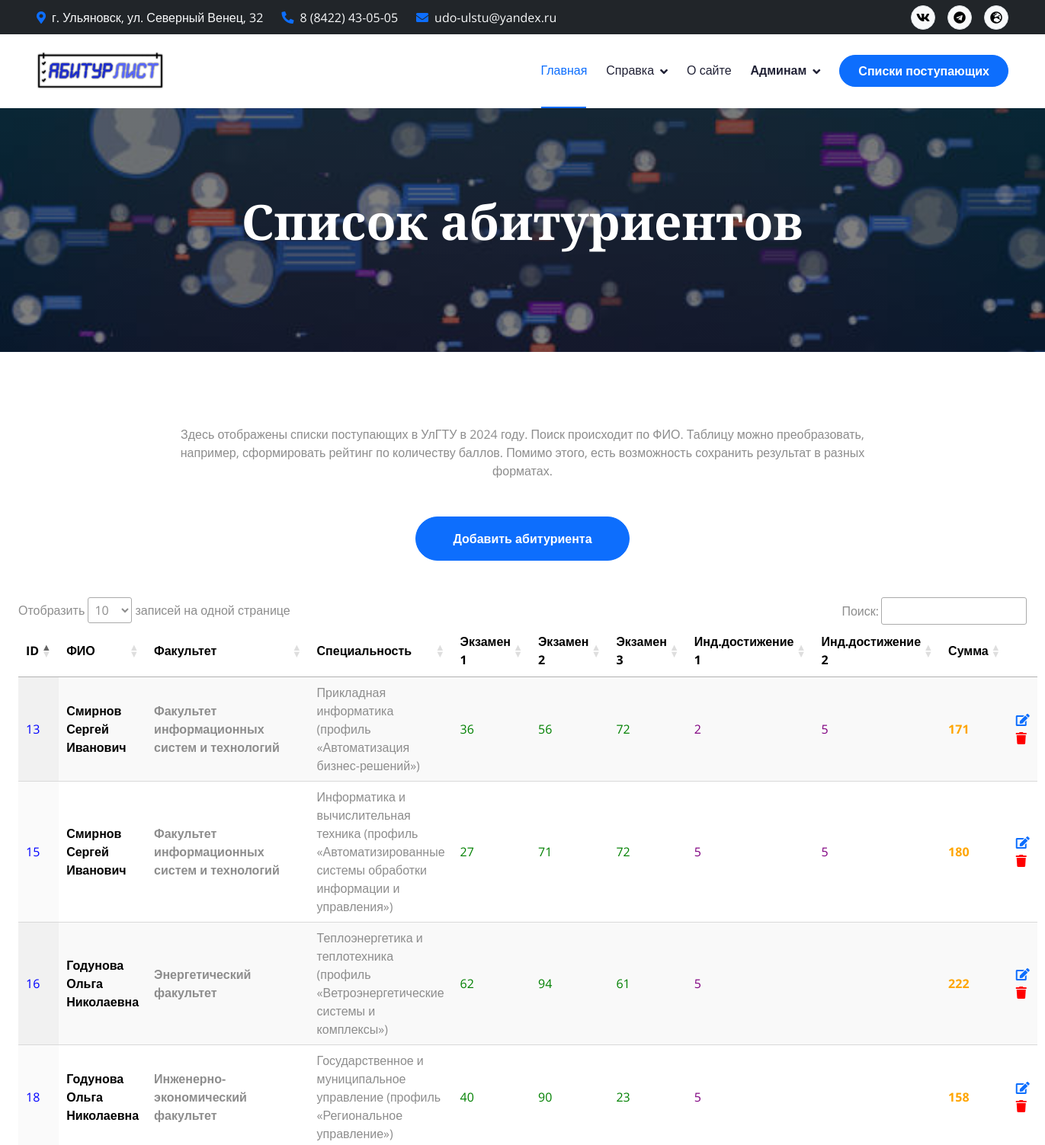
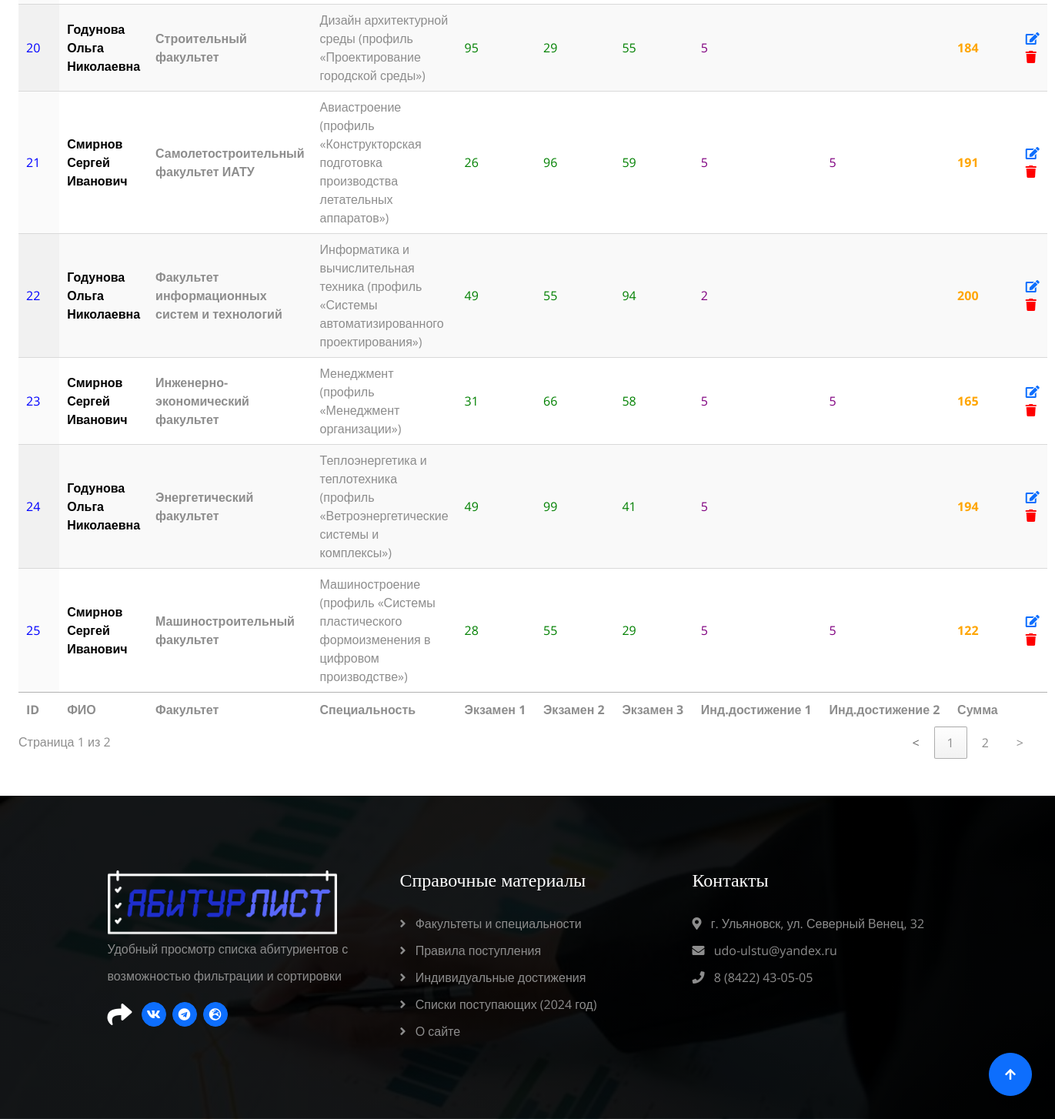
/applicants (signed in), run on the app's committed database (2 pictures, top to bottom).
### web_app/models.py (models this page shows)
class Applicant(db.Model):
    __tablename__ = 'applicants'
    id = db.Column(db.Integer, primary_key=True)
    fullname = db.Column(db.String(500), nullable=False)
    ege1 = db.Column(db.Integer, nullable=False)
    ege2 = db.Column(db.Integer, nullable=False)
    ege3 = db.Column(db.Integer, nullable=False)
    specialty_id = db.Column(db.Integer, db.ForeignKey('specialties.id'), nullable=False)
    individualachievements1_id = db.mapped_column(db.Integer, db.ForeignKey('individualachievementss.id'), nullable=True)
    individualachievements2_id = db.mapped_column(db.Integer, db.ForeignKey('individualachievementss.id'), nullable=True)
    specialty = db.relationship('Specialty')
    individualachievements1 = db.relationship('IndividualAchievements', foreign_keys=[individualachievements1_id])
    individualachievements2 = db.relationship('IndividualAchievements', foreign_keys=[individualachievements2_id])

class Faculty(db.Model):
    __tablename__ = 'faculties'
    id = db.Column(db.Integer, primary_key=True)
    name = db.Column(db.String(500), nullable=False, unique=True)
    site_link = db.Column(db.String(500), nullable=True, unique=True)
    specialties = db.relationship('Specialty', back_populates='faculty')

class Specialty(db.Model):
    __tablename__ = 'specialties'
    id = db.Column(db.Integer, primary_key=True)
    name = db.Column(db.String(500), nullable=False)
    profile = db.Column(db.String(500))
    number = db.Column(db.String(15), nullable=False)
    faculty_id = db.Column(db.Integer, db.ForeignKey('faculties.id'), nullable=False)
    faculty = db.relationship('Faculty', back_populates='specialties')

class IndividualAchievements(db.Model):
    __tablename__ = 'individualachievementss'
    id = db.Column(db.Integer, primary_key=True)
    name = db.Column(db.String(500), nullable=False)
    score = db.Column(db.Integer, nullable=False)

### web_app/views.py (the view)
@app.route('/applicants', methods=['GET', 'POST'])
def applicants():
    applicants = Applicant.query.all()
    return render_template('applicants.html', applicants=applicants)

### web_app/models.py (called while the page is built)
@manager.user_loader
def load_user(user_id):
    return User.query.get(user_id)

### web_app/views.py (called while the page is built)
@app.after_request
def redirect_to_signin(response):
    if response.status_code == 401:
        return redirect(url_for('login'))
    return response

### web_app/templates/applicants.html (shortened to what this page needs)
{% extends 'base.html' %}
{% block content %}
        <div class="container-fluid bg-breadcrumb">
            <div class="container text-center py-5" style="max-width: 900px;">
                <h1 class="text-white display-3 mb-4 wow fadeInDown" data-wow-delay="0.1s">Список абитуриентов</h1>
            </div>
        </div>
        <div class="container-fluid blog py-5">
            <div class="container py-5">
                <div class="section-title mb-5 wow fadeInUp" data-wow-delay="0.1s" style="visibility: visible; animation-delay: 0.1s; animation-name: fadeInUp;">
                    <p class="mb-0">Здесь отображены списки поступающих в УлГТУ в 2024 году. Поиск происходит по ФИО.
                        Таблицу можно преобразовать,  например, сформировать рейтинг по количеству баллов.
                        Помимо этого, есть возможность сохранить результат в разных форматах.
                    </p>
                </div>
                {% if current_user.is_authenticated %}
                    <div class="col-12 text-center wow fadeInUp" data-wow-delay="0.2s">
                        <a class="btn btn-primary rounded-pill text-white py-3 px-5" href="{{ url_for('applicant_add') }}">Добавить абитуриента</a>
                    </div>
                {% endif %}
            </div>
            <table class="display" id="table_results" width="100%">
                <thead style="color:black">
                    <th>ID</th>
                    <th>ФИО</th>
                    <th>Факультет</th>
                    <th>Специальность</th>
                    <th align="center">Экзамен 1</th>
                    <th align="center">Экзамен 2</th>
                    <th align="center">Экзамен 3</th>
                    <th>Инд.достижение 1</th>
                    <th>Инд.достижение 2</th>
                    <th>Сумма</th>
                    <th class="no-sort"></th>
                </thead>
                <tbody>
                    {% for a in applicants %}
                      <tr>
                          <td style="color:blue">{{ a.id }}</td>
                          <td style="color:black"><b>{{ a.fullname }}</b></td>
                          <td><b>{{ a.specialty.faculty.name }}</b></td>
                          <td>{{ a.specialty.name }} (профиль «{{ a.specialty.profile }}»)</td>
                          <td style="color:green">{{ a.ege1 }}</td>
                          <td style="color:green">{{ a.ege2 }}</td>
                          <td style="color:green">{{ a.ege3 }}</td>
                          <td style="color:purple">{{ a.individualachievements1.score }}</td>
                          <td style="color:purple">{{ a.individualachievements2.score }}</td>
                          {% if a.individualachievements1 and not a.individualachievements2 %}
                            <td style="color:orange"><b>{{ a.ege1 + a.ege2 + a.ege3 + a.individualachievements1.score|int }}</b></td>
                          {% elif a.individualachievements2 and not a.individualachievements1 %}
                            <td style="color:orange"><b>{{ a.ege1 + a.ege2 + a.ege3 + a.individualachievements2.score|int }}</b></td>
                          {% elif a.individualachievements1 and a.individualachievements2 %}
                            <td style="color:orange"><b>{{ a.ege1 + a.ege2 + a.ege3 + a.individualachievements1.score + a.individualachievements2.score }}</b></td>
                          {% else %}
                            <td style="color:orange"><b>{{ a.ege1 + a.ege2 + a.ege3 }}</b></td>
                          {% endif %}
                          <td>
                              {% if current_user.is_authenticated %}
                                  <a href="{{ url_for('applicant_edit', a_id=a.id) }}" id="{{ a.id }}" class="edit"><i class="fas fa-edit"></i></a>
                                  <a href="{{ url_for('applicant_delete', a_id=a.id) }}"><i class="fa fa-trash" aria-hidden="true" style="color: #ff0000;"></i></a>
                              {% endif %}
                          </td>
                      </tr>
                    {% endfor %}
                </tbody>
                <tfoot>
                    <th>ID</th>
                    <th>ФИО</th>
                    <th>Факультет</th>
                    <th>Специальность</th>
                    <th>Экзамен 1</th>
                    <th>Экзамен 2</th>
                    <th>Экзамен 3</th>
                    <th>Инд.достижение 1</th>
                    <th>Инд.достижение 2</th>
                    <th>Сумма</th>
                    <th class="no-sort"></th>
                </tfoot>
            </table>
        </div>
{% endblock %}

### web_app/static/css/style.css (style rules this page uses)
.btn { font-weight: 600; transition: .5s; }
.btn.btn-primary { box-shadow: inset 0 0 0 0 var(--bs-blue); }
.section-title { max-width: 900px; text-align: center; margin: 0 auto; }
.bg-breadcrumb { background: linear-gradient(rgba(0, 0, 0, 0.5), rgba(0, 0, 0, 0.5)), url(../img/page_users.jpg); background-position: center center; background-repeat: no-repeat; background-size: cover; padding: 160px 0 60px 0; }

### data on the page
Applicant: id "13", fullname "Смирнов Сергей Иванович", specialty.faculty.name "Факультет информационных систем и технологий", specialty.name "Прикладная информатика", specialty.profile "Автоматизация бизнес-решений", ege1 "36", ege2 "56", ege3 "72", individualachievements1.score "2", individualachievements2.score "5", ege1+ege2+ege3 "171"
Applicant: id "15", fullname "Смирнов Сергей Иванович", specialty.faculty.name "Факультет информационных систем и технологий", specialty.name "Информатика и вычислительная техника", specialty.profile "Автоматизированные системы обработки информации и управления", ege1 "27", ege2 "71", ege3 "72", individualachievements1.score "5", individualachievements2.score "5", ege1+ege2+ege3 "180"
Applicant: id "16", fullname "Годунова Ольга Николаевна", specialty.faculty.name "Энергетический факультет", specialty.name "Теплоэнергетика и теплотехника", specialty.profile "Ветроэнергетические системы и комплексы", ege1 "62", ege2 "94", ege3 "61", individualachievements1.score "5", ege1+ege2+ege3 "222"
Applicant: id "18", fullname "Годунова Ольга Николаевна", specialty.faculty.name "Инженерно-экономический факультет", specialty.name "Государственное и муниципальное управление", specialty.profile "Региональное управление", ege1 "40", ege2 "90", ege3 "23", individualachievements1.score "5", ege1+ege2+ege3 "158"
Applicant: id "20", fullname "Годунова Ольга Николаевна", specialty.faculty.name "Строительный факультет", specialty.name "Дизайн архитектурной среды", specialty.profile "Проектирование городской среды", ege1 "95", ege2 "29", ege3 "55", individualachievements1.score "5", ege1+ege2+ege3 "184"
Applicant: id "21", fullname "Смирнов Сергей Иванович", specialty.faculty.name "Самолетостроительный факультет ИАТУ", specialty.name "Авиастроение", specialty.profile "Конструкторская подготовка производства летательных аппаратов", ege1 "26", ege2 "96", ege3 "59", individualachievements1.score "5", individualachievements2.score "5", ege1+ege2+ege3 "191"
Applicant: id "22", fullname "Годунова Ольга Николаевна", specialty.faculty.name "Факультет информационных систем и технологий", specialty.name "Информатика и вычислительная техника", specialty.profile "Системы автоматизированного проектирования", ege1 "49", ege2 "55", ege3 "94", individualachievements1.score "2", ege1+ege2+ege3 "200"
Applicant: id "23", fullname "Смирнов Сергей Иванович", specialty.faculty.name "Инженерно-экономический факультет", specialty.name "Менеджмент", specialty.profile "Менеджмент организации", ege1 "31", ege2 "66", ege3 "58", individualachievements1.score "5", individualachievements2.score "5", ege1+ege2+ege3 "165"
Applicant: id "24", fullname "Годунова Ольга Николаевна", specialty.faculty.name "Энергетический факультет", specialty.name "Теплоэнергетика и теплотехника", specialty.profile "Ветроэнергетические системы и комплексы", ege1 "49", ege2 "99", ege3 "41", individualachievements1.score "5", ege1+ege2+ege3 "194"
Applicant: id "25", fullname "Смирнов Сергей Иванович", specialty.faculty.name "Машиностроительный факультет", specialty.name "Машиностроение", specialty.profile "Системы пластического формоизменения в цифровом производстве", ege1 "28", ege2 "55", ege3 "29", individualachievements1.score "5", individualachievements2.score "5", ege1+ege2+ege3 "122"
